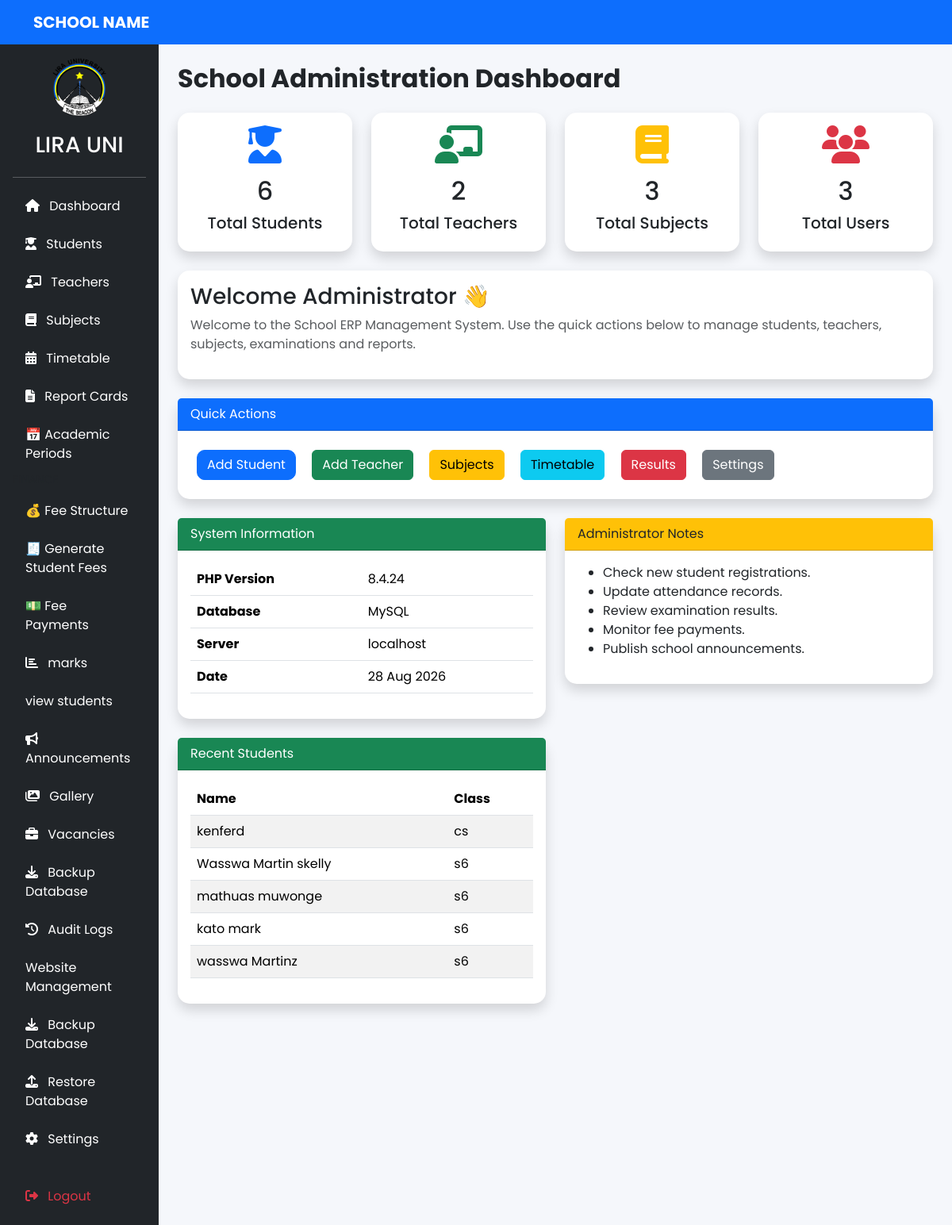
Page /admin/dashboard.php (signed in) on the committed database.
### tables this page shows
CREATE TABLE `school_settings` (
  `id` int(11) NOT NULL,
  `school_name` varchar(255) DEFAULT NULL,
  `motto` varchar(255) DEFAULT NULL,
  `address` varchar(255) DEFAULT NULL,
  `phone` varchar(50) DEFAULT NULL,
  `email` varchar(100) DEFAULT NULL,
  `logo` varchar(255) DEFAULT NULL,
  `theme` varchar(50) DEFAULT 'modern',
  `primary_color` varchar(20) DEFAULT '#0d6efd',
  `secondary_color` varchar(20) DEFAULT '#198754',
  `accent_color` varchar(20) DEFAULT '#ffc107',
  `font_family` varchar(100) DEFAULT 'Arial'
);

CREATE TABLE `students` (
  `student_id` int(11) NOT NULL,
  `reg_no` varchar(50) DEFAULT NULL,
  `full_name` varchar(100) DEFAULT NULL,
  `gender` varchar(10) DEFAULT NULL,
  `class` varchar(20) DEFAULT NULL,
  `stream` varchar(20) DEFAULT NULL,
  `dob` date DEFAULT NULL,
  `admission_date` date DEFAULT NULL,
  `status` varchar(20) DEFAULT 'Active',
  `nationality` varchar(50) DEFAULT NULL,
  `religion` varchar(50) DEFAULT NULL,
  `parent_contact` varchar(20) DEFAULT NULL,
  `parent_name` varchar(100) DEFAULT NULL,
  `parent_email` varchar(100) DEFAULT NULL,
  `parent_address` text DEFAULT NULL,
  `occupation` varchar(100) DEFAULT NULL,
  `blood_group` varchar(10) DEFAULT NULL,
  `allergies` text DEFAULT NULL,
  `medical_condition` text DEFAULT NULL,
  `previous_school` varchar(150) DEFAULT NULL,
  `notes` text DEFAULT NULL,
  `photo` varchar(255) DEFAULT NULL,
  `user_id` int(11) DEFAULT NULL,
  `group_id` int(11) DEFAULT NULL
);

### includes/functions.php (called while the page is built, shortened)
<?php
function e($value)
{
    return htmlspecialchars((string) $value, ENT_QUOTES, 'UTF-8');
}
?>

### admin/dashboard.php (the view, shortened to what this page needs)
<?php
include '../includes/functions.php';
include '../includes/header.php';
include '../includes/navbar.php';
function table_count($conn, $table)
{
    $allowed = ['students', 'teachers', 'subjects', 'marks', 'users'];
    $result = mysqli_query(
        $conn,
        "SELECT COUNT(*) AS total FROM $table"
    );
    $row = mysqli_fetch_assoc($result);
    return (int)($row['total'] ?? 0);
}
$student_count = table_count($conn, 'students');
$teacher_count = table_count($conn, 'teachers');
$subject_count = table_count($conn, 'subjects');
$user_count    = table_count($conn, 'users');
?>
<div class="container-fluid">
<div class="row">
<?php include '../includes/admin_sidebar.php'; ?>
<div class="col-md-10 p-4">
<h2 class="mb-4 fw-bold">
    School Administration Dashboard
</h2>
<div class="row">
    <div class="col-lg-3 col-md-6 mb-4">
        <div class="card shadow border-0">
            <div class="card-body text-center">
                <i class="fas fa-user-graduate fa-3x text-primary mb-3"></i>
                <h2><?= e($student_count); ?></h2>
                <h5>Total Students</h5>
            </div>
        </div>
    </div>
    <div class="col-lg-3 col-md-6 mb-4">
        <div class="card shadow border-0">
            <div class="card-body text-center">
                <i class="fas fa-chalkboard-teacher fa-3x text-success mb-3"></i>
                <h2><?= e($teacher_count); ?></h2>
                <h5>Total Teachers</h5>
            </div>
        </div>
    </div>
    <div class="col-lg-3 col-md-6 mb-4">
        <div class="card shadow border-0">
            <div class="card-body text-center">
                <i class="fas fa-book fa-3x text-warning mb-3"></i>
                <h2><?= e($subject_count); ?></h2>
                <h5>Total Subjects</h5>
            </div>
        </div>
    </div>
    <div class="col-lg-3 col-md-6 mb-4">
        <div class="card shadow border-0">
            <div class="card-body text-center">
                <i class="fas fa-users fa-3x text-danger mb-3"></i>
                <h2><?= e($user_count); ?></h2>
                <h5>Total Users</h5>
            </div>
        </div>
    </div>
</div>
<div class="card shadow border-0 mb-4">
    <div class="card-body">
        <h3>Welcome Administrator 👋</h3>
        <p class="text-muted">
            Welcome to the School ERP Management System.
            Use the quick actions below to manage students,
            teachers, subjects, examinations and reports.
        </p>
    </div>
</div>
<div class="card shadow mb-4">
    <div class="card-header bg-primary text-white">
        Quick Actions
    </div>
    <div class="card-body">
        <a href="students.php" class="btn btn-primary m-2">
            Add Student
        </a>
        <a href="teachers.php" class="btn btn-success m-2">
            Add Teacher
        </a>
        <a href="subjects.php" class="btn btn-warning m-2">
            Subjects
        </a>
        <a href="timetables.php" class="btn btn-info m-2">
            Timetable
        </a>
        <a href="../admin/marks.php" class="btn btn-danger m-2">
            Results
        </a>
        <a href="settings.php" class="btn btn-secondary m-2">
            Settings
        </a>
    </div>
</div>
<div class="row">
<div class="col-md-6">
    <div class="card shadow mb-4">
        <div class="card-header bg-success text-white">
            System Information
        </div>
        <div class="card-body">
            <table class="table">
                <tr>
                    <th>PHP Version</th>
                    <td><?= phpversion(); ?></td>
                </tr>
                <tr>
                    <th>Database</th>
                    <td>MySQL</td>
                </tr>
                <tr>
                    <th>Server</th>
                    <td><?= $_SERVER['SERVER_NAME']; ?></td>
                </tr>
                <tr>
                    <th>Date</th>
                    <td><?= date('d M Y'); ?></td>
                </tr>
            </table>
        </div>
    </div>
</div>
<div class="col-md-6">
    <div class="card shadow mb-4">
        <div class="card-header bg-warning">
            Administrator Notes
        </div>
        <div class="card-body">
            <ul>
                <li>Check new student registrations.</li>
                <li>Update attendance records.</li>
                <li>Review examination results.</li>
                <li>Monitor fee payments.</li>
                <li>Publish school announcements.</li>
            </ul>
        </div>
    </div>
</div>
</div>
<div class="row">
<div class="col-lg-6">
    <div class="card shadow mb-4">
        <div class="card-header bg-success text-white">
            Recent Students
        </div>
        <div class="card-body">
            <table class="table table-striped">
                <thead>
                    <tr>
                        <th>Name</th>
                        <th>Class</th>
                    </tr>
                </thead>
                <tbody>
                <?php
                $students = mysqli_query(
                    $conn,
                    "SELECT full_name, class
                     FROM students
                     ORDER BY student_id DESC
                     LIMIT 5"
                );
                while($row = mysqli_fetch_assoc($students)):
                ?>
                <tr>
                    <td><?= e($row['full_name']); ?></td>
                    <td><?= e($row['class']); ?></td>
                </tr>
                <?php endwhile; ?>
                </tbody>
            </table>
        </div>
    </div>
</div>
        </div>
    </div>
</div>
</div>
</div>
<?php include '../includes/footer.php'; ?>

### includes/admin_sidebar.php (shortened to what this page needs)
<div class="col-md-2 bg-dark text-white min-vh-100 p-0">
    <div class="p-3">
     <?php
$school_query = mysqli_query(
    $conn,
    "SELECT school_name, logo
     FROM school_settings
     LIMIT 1"
);
$school = mysqli_fetch_assoc($school_query);
?>
<?php if(!empty($school['logo'])): ?>
    <div class="text-center mb-3">
        <img
       src="../uploads/logos/<?= e($school['logo']); ?>"
    width="80"
    class="img-fluid rounded-circle"
>
    </div>
<?php endif; ?>
<h3 class="text-center mb-4">
    <?= e($school['school_name'] ?? 'School ERP'); ?>
</h3>
        <hr class="bg-light">
        <ul class="nav flex-column">
            <li class="nav-item mb-2">
                <a href="../admin/dashboard.php" class="nav-link text-white">
                    <i class="fas fa-home me-2"></i>
                    Dashboard
                </a>
            </li>
            <li class="nav-item mb-2">
                <a href="../admin/students.php" class="nav-link text-white">
                    <i class="fas fa-user-graduate me-2"></i>
                    Students
                </a>
            </li>
            <li class="nav-item mb-2">
                <a href="../admin/teachers.php" class="nav-link text-white">
                    <i class="fas fa-chalkboard-teacher me-2"></i>
                    Teachers
                </a>
            </li>
            <li class="nav-item mb-2">
                <a href="../admin/subjects.php" class="nav-link text-white">
                    <i class="fas fa-book me-2"></i>
                    Subjects
                </a>
            </li>
            <li class="nav-item mb-2">
                <a href="../admin/timetables.php" class="nav-link text-white">
                    <i class="fas fa-calendar-alt me-2"></i>
                    Timetable
                </a>
            </li>
            <li class="nav-item mb-2">
               <a href="../admin/report_cards.php"  class="nav-link text-white">
                    <i class="fas fa-file-alt me-2"></i>
                    Report Cards
                </a>
            </li>
        <li class="nav-item">
        <a href="academic_periods.php" class="nav-link text-white">
        📅 Academic Periods
        </a>
</li>
<li class="nav-item mb-2">
    <span class="text-muted small">
    </span>
</li>
<li class="nav-item mb-2">
<a href="fee_structure.php" class="nav-link text-white">
💰 Fee Structure
</a>
</li>
<li class="nav-item mb-2">
<a href="generate_student_fees.php" class="nav-link text-white">
🧾 Generate Student Fees
</a>
</li>
<li class="nav-item mb-2">
<a href="fee_payments.php" class="nav-link text-white">
💵 Fee Payments
</a>
</li>
            <li class="nav-item mb-2">
                <a href="../admin/marks.php" class="nav-link text-white">
                    <i class="fas fa-chart-bar me-2"></i>
                    marks
                </a>
            </li>
            <li  class="nav-item mb-2">
             <a href="../admin/view_students.php"  class="nav-link text-white">
                 view students
             </a>
             </li>
              <li class="nav-item mb-2">
            <a href="../admin/announcements.php" class="nav-link text-white">
                   <i class="fas fa-bullhorn me-2"></i>
                 Announcements
                </a>
               </li>
               <li class="nav-item mb-2">
       <a href="../admin/gallery.php" class="nav-link text-white">
        <i class="fas fa-images me-2"></i>
        Gallery
       </a>
       </li>
           <li class="nav-item mb-2">
    <a href="../admin/vacancies.php" class="nav-link text-white">
        <i class="fas fa-briefcase me-2"></i>
        Vacancies
    </a>
</li>
       <li class="nav-item mb-2">
    <a href="../admin/backup.php" class="nav-link text-white">
        <i class="fas fa-download me-2"></i>
        Backup Database
    </a>
</li>
         <li class="nav-item mb-2">
    <a href="../admin/audit_logs.php" class="nav-link text-white">
        <i class="fas fa-history me-2"></i>
        Audit Logs
    </a>
</li>
<li  class="nav-item mb-2">
<a href="website/index.php"  class="nav-link text-white">
    Website Management
</a>
</li>
<li class="nav-item mb-2">
    <a href="../admin/backup.php" class="nav-link text-white">
        <i class="fas fa-download me-2"></i>
        Backup Database
    </a>
</li>
    <li class="nav-item mb-2">
    <a href="../admin/restore.php" class="nav-link text-white">
        <i class="fas fa-upload me-2"></i>
        Restore Database
    </a>
</li>
            <li class="nav-item mb-2">
                <a href="../admin/settings.php" class="nav-link text-white">
                    <i class="fas fa-cog me-2"></i>
                    Settings
                </a>
            </li>
            <li class="nav-item mt-4">
                <a href="<?= BASE_URL ?>logout.php" class="nav-link text-danger">
                    <i class="fas fa-sign-out-alt me-2"></i>
                    Logout
                </a>
            </li>
        </ul>
    </div>
</div>

### assets/css/style.css (style rules this page uses)
* { margin:0; padding:0; box-sizing:border-box; }
body { font-family:'Poppins',sans-serif; background:#f4f6f9; }
.card { border:none; border-radius:15px; box-shadow:0 5px 20px rgba(0,0,0,.08); }
.btn-primary { border-radius:10px; }
.table { background:white; }
img { max-width:100%; }
a { text-decoration:none; }
.card { transition:.3s; }
.card-body i { transition:.3s; }
body { background:#f5f7fb; }

### rows in the picture
school_settings: logo (picture), school_name "LIRA UNI"
students: full_name "kenferd", class "cs"
students: full_name "Wasswa Martin skelly", class "s6"
students: full_name "mathuas muwonge", class "s6"
students: full_name "kato mark", class "s6"
students: full_name "wasswa Martinz", class "s6"

### other values in the picture
$student_count "6"
$teacher_count "2"
$subject_count "3"
$user_count "3"
phpversion() "8.4.24"
$_SERVER['SERVER_NAME'] "localhost"
